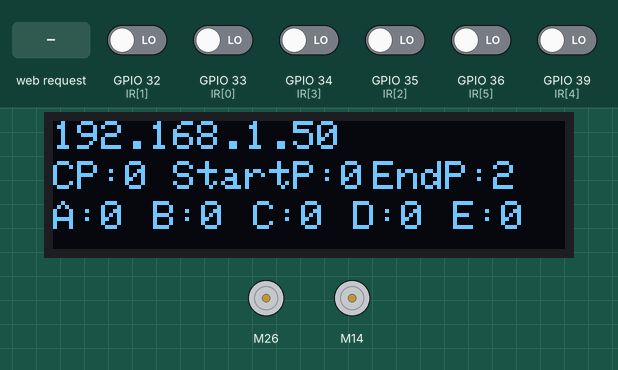
This sketch was run on a simulated ESP32. Shown: 128×32 one-colour display, 2 × DC motor (green arrow = forward, orange = backward, longer = faster). The test bench sets the inputs (shaded band); at power-on: GPIO 32 (IR[1]), GPIO 33 (IR[0]), GPIO 34 (IR[3]), GPIO 35 (IR[2]), GPIO 36 (IR[5]), GPIO 39 (IR[4]) LOW. WiFi joins after 1.5 s; servers stay silent unless stated; the display library's start-up logo is not drawn; what the sketch prints to the serial monitor is not drawn.

Above: at 4.7 s.
4.8 s: HTTP request GET /start received
At 6.8 s:
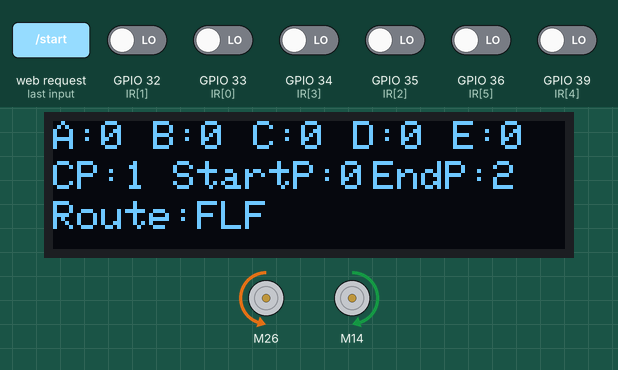
7.6 s: HTTP request GET /increment received
At 8.5 s:
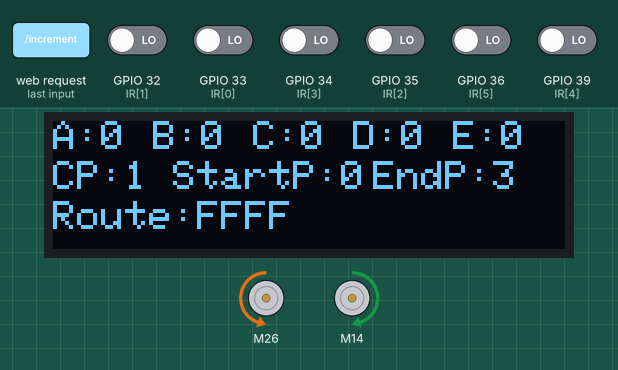
9.1 s: GPIO 35 (IR[2]) driven HIGH
At 11.3 s:
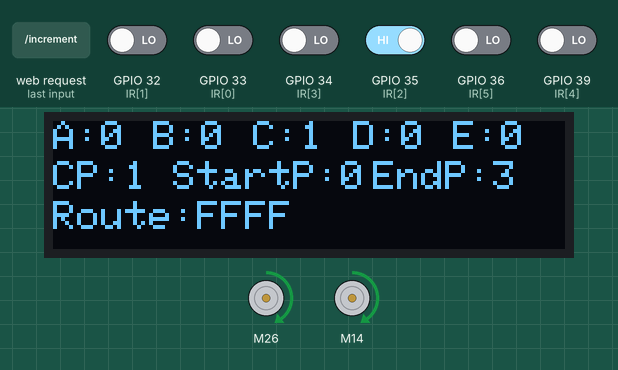
11.6 s: GPIO 32 (IR[1]) driven HIGH
At 12.3 s:
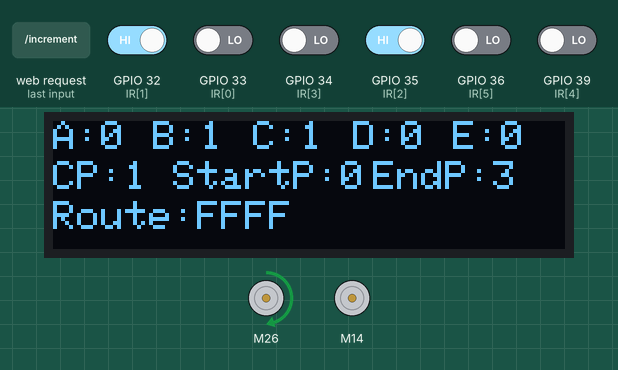
13.4 s: GPIO 33 (IR[0]) driven HIGH
At 13.9 s:
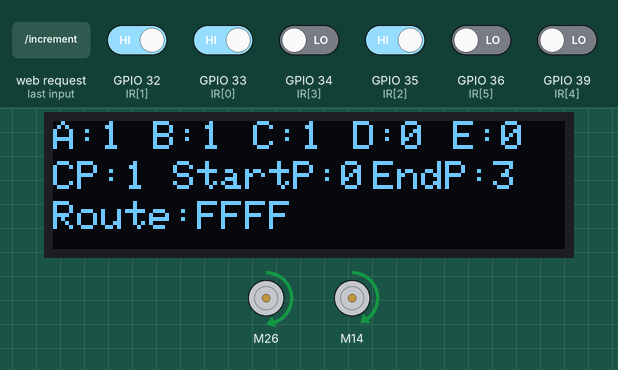
14.9 s: HTTP request GET /increment received
At 15.2 s:
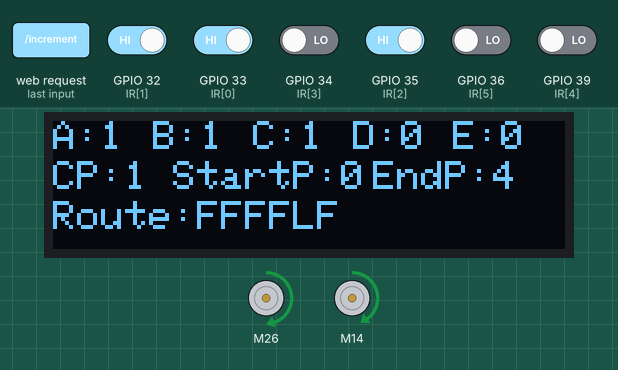
Timing chart, 0 to 17.4 s (numbered marks = the images above; inputs shaded):
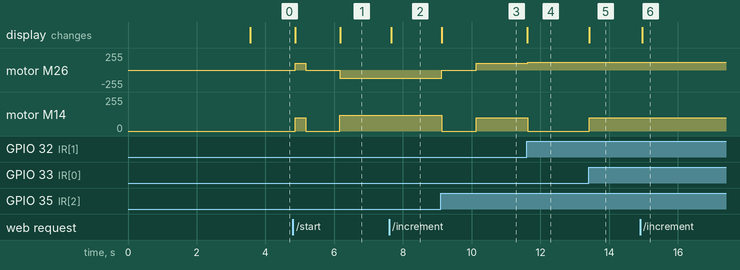

The sketch:

MazeRunner_V1.4.2.ino
```cpp
// Include necessary libraries
#include <SPI.h>               // For Serial Peripheral Interface communication
#include <Wire.h>              // For I2C communication
#include <Adafruit_GFX.h>      // Adafruit's graphics library for displays
#include <Adafruit_SSD1306.h>  // Adafruit's SSD1306 OLED display library
#include <NewPing.h>           // Library for using ultrasonic distance sensor
#include <L298NX2.h>           // Library for controlling motors using L298N module

#include <WiFi.h>
#include <AsyncTCP.h>
#include <ESPAsyncWebServer.h>
#include "MazeRunner.h"

// REPLACE WITH YOUR NETWORK CREDENTIALS
const char* ssid = "MazeRunner";
const char* password = "robot1234";


const char* PARAM_INPUT_1 = "decrement";
const char* PARAM_INPUT_2 = "increment";


AsyncWebServer server(80);


void notFound(AsyncWebServerRequest* request) {
  request->send(404, "text/plain", "Not found");
}


#define SONAR_NUM 3       // Number of sensors.
#define MAX_DISTANCE 400  // Maximum distance (in cm) to ping.

int block = 10;
// int motorDelay = 5000;
int front, left, right;               // Declare variables to store distances from sensors
//bool F = true, L = false, R = false;  // Define boolean variables to represent sensor directions

int IR[6] = { 33, 32, 35, 34, 39, 36 };
int A, B, C, D, E, F, sum;
int startPoint = 0, endPoint = 2, myLoc = 0;
String PATH = myPATH(endPoint);
bool start = false;


// Initialize OLED display (128x64 pixels) using I2C communication.
Adafruit_SSD1306 display(128, 32, &Wire, -1);


// Left Motor connections
int enL = 13, in1 = 14, in2 = 12;
// Right Motor connections
int enR = 25, in3 = 26, in4 = 27;

int LeftSpeed = 100;
int RightSpeed = 100;
int wait = 500;

L298N LeftMotor(enL, in1, in2);
L298N RightMotor(enR, in3, in4);


// Function to initialize the OLED display
void displaySetup() {
  display.begin(SSD1306_SWITCHCAPVCC, 0x3C);  // initialize with the I2C addr 0x3C (for the 128x32)
  display.display();                          // showing the Adafruit logo
  // do not forget display.display(); otherwise the picture will not be visible
  display.setTextColor(WHITE);
  //display.setTextSize(2);
}


void setup() {
  Serial.begin(115200);  // Initialize the serial communication for debugging

  pinMode(IR[0], INPUT);
  pinMode(IR[1], INPUT);
  pinMode(IR[2], INPUT);
  pinMode(IR[3], INPUT);
  pinMode(IR[4], INPUT);
  pinMode(IR[5], INPUT);


  displaySetup();  // Initialize the OLED display

  // Turn off motors - Initial state
  digitalWrite(in1, LOW);
  digitalWrite(in2, LOW);
  digitalWrite(in3, LOW);
  digitalWrite(in4, LOW);

  digitalWrite(IR[0], LOW);
  digitalWrite(IR[1], LOW);
  digitalWrite(IR[2], LOW);
  digitalWrite(IR[3], LOW);
  digitalWrite(IR[4], LOW);


  LeftMotor.setSpeed(LeftSpeed);
  RightMotor.setSpeed(RightSpeed);

  delay(2000);

  //   if (!WiFi.config(local_IP, gateway, subnet, primaryDNS, secondaryDNS)) {
  //   Serial.println("STA Failed to configure");
  // }


  WiFi.mode(WIFI_STA);
  WiFi.begin(ssid, password);
  if (WiFi.waitForConnectResult() != WL_CONNECTED) {
    Serial.println("WiFi Failed!");
    return;
  }
  Serial.println();
  Serial.print("IP Address: ");
  Serial.println(WiFi.localIP());

  // Send web page with input fields to client
  server.on("/", HTTP_GET, [](AsyncWebServerRequest* request) {
    //request->send_P(200, "text/html", index_html);
    request->send(200, "text/html", myHTML(myLoc, startPoint, endPoint, PATH));
  });


  server.on("/decrement", HTTP_GET, [](AsyncWebServerRequest* request) {
    if (endPoint > 1) {
      endPoint = endPoint - 1;
    }
    PATH = myPATH(endPoint);
    Serial.println(endPoint);
    request->send(200, "text/html", myHTML(myLoc, startPoint, endPoint, PATH));
  });

  server.on("/increment", HTTP_GET, [](AsyncWebServerRequest* request) {
    if (endPoint < 12) {
      endPoint = endPoint + 1;
    }
    PATH = myPATH(endPoint);
    Serial.println(endPoint);
    request->send(200, "text/html", myHTML(myLoc, startPoint, endPoint, PATH));
  });

  server.on("/start", HTTP_GET, [](AsyncWebServerRequest* request) {
    start = true;
    Serial.println(start);
    request->send(200, "text/html", myHTML(myLoc, startPoint, endPoint, PATH));
  });

  server.on("/stop", HTTP_GET, [](AsyncWebServerRequest* request) {
    start = false;
    Serial.println(start);
    request->send(200, "text/html", myHTML(myLoc, startPoint, endPoint, PATH));
  });

  server.onNotFound(notFound);
  server.begin();
}


void readIR() {
  A = digitalRead(IR[0]);  // Measure front distance
  B = digitalRead(IR[1]);  // Measure left distance
  C = digitalRead(IR[2]);  // Measure right distance
  D = digitalRead(IR[3]);  // Measure left distance
  E = digitalRead(IR[4]);  // Measure right distance
  F = digitalRead(IR[5]);  // Measure right distance

  sum = A + B + C + D + E;
}

void loop() {

  if (start) {
    readIR();
    DisplayStatus();
    followPath();
  } else {
    readIR();
    showEndPoint();
    RightMotor.stop();
    LeftMotor.stop();
  }
}


void followPath() {  // Function to make the robot go forward
  if (sum == 3) {
    //make decision
    if (A + B + C == 3 || C + D + E == 3) {
      if (myLoc + 1 == PATH.length()) {
        PATH = "END";
        myLoc = 0;
        start = false;
      } else {
        if (PATH[myLoc] == 'R') {
          goRight();
        } else if (PATH[myLoc] == 'L') {
          goLeft();
        } else {
          goStraight();
          while (sum == 3) {
            readIR();
            DisplayStatus();
          }
          myLoc = myLoc + 1;
        }
      }
    }
  } else if (sum == 5) {
    if (myLoc+1 == PATH.length()) {
      myLoc = 0;
      PATH = "END";
      start = false;
    } else {
      if (PATH[myLoc - 1] == 'R') {
        PATH[myLoc - 1] == '-';
        goRight();
      } else if (PATH[myLoc - 1] == 'L') {
        PATH[myLoc - 1] == '-';
        goLeft();
      } else {
        goStraight();
        while (sum == 5) {
          readIR();
          DisplayStatus();
        }
        myLoc = myLoc + 1;
      }
    }
  }

  else if (sum == 0) {
    goRight();
  } else {
    goStraight();
  }
}

void goStraight() {
  RightMotor.forward();
  LeftMotor.forward();
  if (sum == 1 && C==1) {
    LeftMotor.setSpeed(LeftSpeed);
    RightMotor.setSpeed(RightSpeed);
    // if (C == 1) {

    // } else if (B == 1) {
    //   LeftMotor.setSpeed(LeftSpeed - 30);
    //   RightMotor.setSpeed(RightSpeed);
    // } else if (D == 1) {
    //   LeftMotor.setSpeed(LeftSpeed);
    //   RightMotor.setSpeed(RightSpeed - 30);
    // }

  }

  else if (sum == 2) {

    if (C + D == 2) {
      LeftMotor.setSpeed(LeftSpeed+20);
      RightMotor.stop();
      // RightMotor.setSpeed(RightSpeed-20);
    } else if (B + C == 2) {
      //LeftMotor.setSpeed(LeftSpeed-20);
      LeftMotor.stop();
      RightMotor.setSpeed(RightSpeed+20);
    }
    // else if (A + B == 2) {
    //   LeftMotor.setSpeed(LeftSpeed - 65);
    //   RightMotor.setSpeed(RightSpeed);
    // } else if (C + D == 2) {
    //   LeftMotor.setSpeed(LeftSpeed);
    //   RightMotor.setSpeed(RightSpeed - 65);
    // }
  }
}


void goRight() {
  RightMotor.forward();
  LeftMotor.forward();
  LeftMotor.setSpeed(LeftSpeed+20);
  RightMotor.setSpeed(RightSpeed+20);
  myLoc = myLoc + 1;
  delay(300);
  RightMotor.stop();
  LeftMotor.stop();
  delay(1000);

  RightMotor.backward();
  LeftMotor.forward();

  LeftMotor.setSpeed(LeftSpeed);
  RightMotor.setSpeed(RightSpeed);
  while (C == 1) {
    readIR();
    DisplayStatus();
  }
  while (true) {
    readIR();
    DisplayStatus();
    if (C == 1 && A == 0 && E == 0) {
      break;
    }
  }

  RightMotor.stop();
  LeftMotor.stop();
  delay(1000);

  RightMotor.forward();
  LeftMotor.forward();

  LeftMotor.setSpeed(LeftSpeed);
  RightMotor.setSpeed(RightSpeed);
}


void goLeft() {  // Function to make the robot turn left
  RightMotor.forward();
  LeftMotor.forward();
  LeftMotor.setSpeed(LeftSpeed+20);
  RightMotor.setSpeed(RightSpeed+20);
  myLoc = myLoc + 1;
  delay(300);
  RightMotor.stop();
  LeftMotor.stop();
  delay(1000);

  RightMotor.forward();
  LeftMotor.backward();

  LeftMotor.setSpeed(LeftSpeed);
  RightMotor.setSpeed(RightSpeed);
  while (C == 1) {
    readIR();
    DisplayStatus();
  }
  while (true) {
    readIR();
    DisplayStatus();
    if (C == 1 && A == 0 && E == 0) {
      break;
    }
  }

  RightMotor.stop();
  LeftMotor.stop();
  delay(1000);

  RightMotor.forward();
  LeftMotor.forward();

  LeftMotor.setSpeed(LeftSpeed);
  RightMotor.setSpeed(RightSpeed);
}


// Function to display the status information on the OLED display
void DisplayStatus() {
  display.clearDisplay();
  display.setTextSize(1);

  display.setCursor(0, 0);
  display.print("A:");
  display.print(A);

  display.setCursor(25, 0);
  display.print("B:");
  display.print(B);

  display.setCursor(50, 0);
  display.print("C:");
  display.print(C);

  display.setCursor(75, 0);
  display.print("D:");
  display.print(D);

  display.setCursor(100, 0);
  display.print("E:");
  display.print(E);

  display.setCursor(0, 10);
  display.print("CP:");
  display.print(myLoc);

  display.setCursor(30, 10);
  display.print("StartP:");
  display.print(startPoint);

  display.setCursor(80, 10);
  display.print("EndP:");
  display.print(endPoint);

  display.setCursor(0, 20);
  display.print("Route:");
  display.print(PATH);


  // display.setCursor(0, 10);
  // if (F) display.print("Go Forward");
  // else if (R) display.print("Go Right");
  // else if (L) display.print("Go Left");
  // else {
  //   display.print("U Turn");
  // }


  display.display();

  Serial.print("IR1:");
  Serial.print(A);

  Serial.print(" IR2:");
  Serial.print(B);

  Serial.print(" IR3:");
  Serial.print(C);

  Serial.print(" IR4:");
  Serial.print(D);

  Serial.print(" IR5:");
  Serial.print(E);

  Serial.println(" ");
}


// Function to display the status information on the OLED display
void showEndPoint() {
  display.clearDisplay();
  display.setTextSize(1);

  display.setCursor(0, 0);
  display.println(WiFi.localIP());


  display.setCursor(0, 10);
  display.print("CP:");
  display.print(myLoc);

  display.setCursor(30, 10);
  display.print("StartP:");
  display.print(startPoint);

  display.setCursor(80, 10);
  display.print("EndP:");
  display.print(endPoint);

  display.setCursor(0, 20);
  display.print("A:");
  display.print(A);

  display.setCursor(25, 20);
  display.print("B:");
  display.print(B);

  display.setCursor(50, 20);
  display.print("C:");
  display.print(C);

  display.setCursor(75, 20);
  display.print("D:");
  display.print(D);

  display.setCursor(100, 20);
  display.print("E:");
  display.print(E);


  display.display();
}
```

MazeRunner.h
```cpp
String myPATH(int endPoint) {
  if(1==endPoint){return "F";}
  else if(2==endPoint){return "FLF";}
  else if(3==endPoint){return "FFFF";}
  else if(4==endPoint){return "FFFFLF";}
  else if(5==endPoint){return "FRRF";}
  else if(6==endPoint){return "FFF";}
  else if(7==endPoint){return "FFFFRF";}
  else if(8==endPoint){return "FFFFRFLF";}
  else if(9==endPoint){return "FRFF";}
  else if(10==endPoint){return "FRLF";}
  else if(11==endPoint){return "FRLFF";}
  else if(12==endPoint){return "FFFFRFFF";}
  else return "0";
}


String myHTML(int cp, int sp, int ep, String PATH) {
  String ptr = "<!DOCTYPE html>";
  ptr += "<html><head>";
  ptr += "<title>Maze Robot</title>";

  ptr += "<link rel='stylesheet' href='https://cdn.jsdelivr.net/npm/bootstrap@4.3.1/dist/css/bootstrap.min.css' integrity='sha384-ggOyR0iXCbMQv3Xipma34MD+dH/1fQ784/j6cY/iJTQUOhcWr7x9JvoRxT2MZw1T' crossorigin='anonymous'>";
  ptr += "<script src='https://code.jquery.com/jquery-3.3.1.slim.min.js' integrity='sha384-q8i/X+965DzO0rT7abK41JStQIAqVgRVzpbzo5smXKp4YfRvH+8abtTE1Pi6jizo' crossorigin='anonymous'></script>";
  ptr += "<script src='https://cdn.jsdelivr.net/npm/popper.js@1.14.7/dist/umd/popper.min.js' integrity='sha384-UO2eT0CpHqdSJQ6hJty5KVphtPhzWj9WO1clHTMGa3JDZwrnQq4sF86dIHNDz0W1' crossorigin='anonymous'></script>";
  ptr += "<script src='https://cdn.jsdelivr.net/npm/bootstrap@4.3.1/dist/js/bootstrap.min.js' integrity='sha384-JjSmVgyd0p3pXB1rRibZUAYoIIy6OrQ6VrjIEaFf/nJGzIxFDsf4x0xIM+B07jRM' crossorigin='anonymous'></script>";


  ptr += "<meta name=' viewport ' content=' width = device - width, initial - scale = 1 '>";
  ptr += "<style>";
  ptr += ".button{\n";
  ptr += "background-color: green;";
  ptr += "border: none;";
  ptr += "color: white;";
  ptr += "padding: 15px 32px;";
  ptr += "text-align: center;";
  ptr += "text-decoration: none;";
  ptr += "display: flex;";
  ptr += "font-size: 16px;";
  ptr += "margin: 4px 2px;";
  ptr += "cursor: pointer;";
  ptr += "}\n";
  ptr += "</style>";
  ptr += "</head><body>";

  ptr += "<div class='container'>";
  ptr += "<h2 class='m-3'>Autonomous Maze Solving Robot</h2>";


  ptr += "<div class='row'>";

  ptr += "<div class='col'>";
  ptr += "</form><br>";
  ptr += "<form action='/start'>";
  ptr += "<button type='submit' class='btn btn-success'>Start</button>";
  ptr += " </form>";
  ptr += "</div>";

  ptr += "<div class='col'>";
  ptr += "</form><br>";
  ptr += "<form action='/stop'>";
  ptr += "<button type='submit' class='btn btn-danger'>Stop</button>";
  ptr += " </form>";
  ptr += "</div>";

  ptr += "</div>";

  ptr += "<div class='row'>";

  ptr += "<div class='col'>";
  ptr += "<span class = 'input-group-text'>Current Point:";
  ptr += int(cp);
  ptr += "</ span>";
  ptr += "</div>";

  ptr += "<div class='col'>";
  ptr += "<span class = 'input-group-text'>Start Point:";
  ptr += int(sp);
  ptr += "</ span>";
  ptr += "</div>";


  ptr += "</div>";

  ptr += "<div class='row'>";

  ptr += "<div class='col'>";
  ptr += "<span class = 'input-group-text'>Destination Point:";
  ptr += int(ep);
  ptr += "</ span>";
  ptr += "</div>";

  ptr += "</div>";

  ptr += "<div class='row'>";
  ptr += "<div class='col'>";
  ptr += "<form action='/decrement'>";
  ptr += "<button type='submit' class='btn btn-warning'>Prev.</button>";
  ptr += "</form><br>";
  ptr += "</div>";

  ptr += "<div class='col'>";
  ptr += "<form action='/increment'>";
  ptr += "<button  type='submit' class='btn btn-primary'>Next</button>";
  ptr += " </form>";
  ptr += "</div>";
  ptr += "</div>";

  ptr += "<div class='row'>";

  ptr += "<div class='col'>";
  ptr += "<span class = 'input-group-text'>Shortest Path:";
  ptr += PATH;
  ptr += "</ span>";
  ptr += "</div>";

  ptr += "</div>";

  ptr += "</div>";

  ptr += "</body></html>";
  return ptr;
}


// HTML web page to handle 3 input fields (input1, input2, input3)
String sendHTML() {
  const char index_html[] PROGMEM = R"rawliteral(
<!DOCTYPE HTML><html><head>
  <title>ESP Input Form</title>
  <meta name="viewport" content="width=device-width, initial-scale=1">
  <style>
.button1 {
  background-color: green;
  border: none;
  color: white;
  padding: 15px 32px;
  text-align: center;
  text-decoration: none;
  display: flex;
  font-size: 16px;
  margin: 4px 2px;
  cursor: pointer;
}
.button2 {
  background-color: red;
  border: none;
  color: white;
  padding: 15px 32px;
  text-align: center;
  text-decoration: none;
  display: flex;
  font-size: 16px;
  margin: 4px 2px;
  cursor: pointer;
}
.button3 {
  background-color: blue;
  border: none;
  color: white;
  padding: 15px 32px;
  text-align: center;
  text-decoration: none;
  display: flex;
  font-size: 16px;
  margin: 4px 2px;
  cursor: pointer;
}
</style>

  </head><body>
<h2>Autonomous Maze Solving Robot</h2>
  <form action="/decrement">
    <button type="submit" class="button2">( - )</button>
  </form><br>
  <form action="/increment">
    <button type="submit" class="button1">( + )</button>
  </form>
  </form><br>
  <form action="/start">
    <button type="submit" class="button3">Start</button>
  </form>
  </form><br>
  <form action="/stop">
    <button type="submit" class="button3">Stop</button>
  </form>
</body></html>)rawliteral";
  return index_html;
}
```

Measured:
- after the input at 4.8 s, motor M26: stopped → forward 100/255 after 0.07 s, → stopped 0.30 s later, → backward 120/255 1.0 s later; motor M14: stopped → forward 100/255 after 0.07 s, → stopped 0.30 s later, → forward 120/255 1.0 s later; the display: first changes after 0.07 s (image 1 shows a later state)
- after the input at 7.6 s, the display: changes after 0.07 s (image 2)
- after the input at 9.1 s, motor M26: backward 120/255 → stopped at once, → forward 100/255 1.0 s later; motor M14: forward 120/255 → stopped at once, → forward 100/255 1.0 s later; the display: changes at once (image 3)
- after the input at 11.6 s, motor M26: forward 100/255 → forward 120/255 at once; motor M14: forward 100/255 → stopped at once; the display: changes at once (image 4)
- after the input at 13.4 s, motor M14: stopped → forward 100/255 at once; the display: changes at once (image 5)
- after the input at 14.9 s, the display: changes after 0.06 s (image 6)
